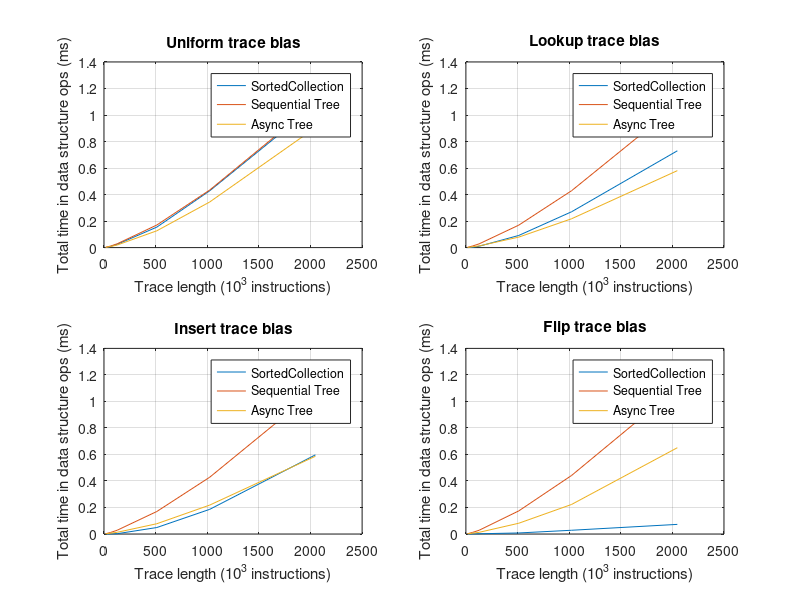

Write MATLAB code to recreate this figure. (Note: this script raises an error after producing the figure.)
% Make pretty plots of data
%
% 15-418 project
% Team Veggie Tales

%
% Load result sets
%
% results = csvread('results-ghc.csv');
results = csvread('results-laptop.csv');

tvt = csvread('treevtree.csv');

% Get data columns
SCTrial  = results(:,1);
SCOps    = results(:,2);
SCInsert = results(:,3);
SCLookup = results(:,4);
SCDelete = results(:,5);
RBTrial  = results(:,6);
RBOps    = results(:,7);
RBInsert = results(:,8);
RBLookup = results(:,9);
RBDelete = results(:,10);
ATTrial  = tvt(:,1);
ATOps    = tvt(:,2);
ATInsert = tvt(:,3);
ATLookup = tvt(:,4);
ATDelete = tvt(:,5);

%
% Get row indices for parameters
%

% Array versions
v4 = logical([ones(192,1); zeros(192*2,1)]);
v8 = logical([zeros(192,1); ones(192,1); zeros(192,1)]);
v9 = logical([zeros(192*2,1); ones(192,1)]);
% Trace runners
disk = logical(repmat([ones(96,1); zeros(96,1)],3,1));
mem  = logical(repmat([zeros(96,1); ones(96,1)],3,1));
% Lengths
l16k   = logical(repmat([ones(16,1); zeros(16*5,1)],6,1));
l64k   = logical(repmat([zeros(16,1); ones(16,1); zeros(16*4,1)],6,1));
l128k  = logical(repmat([zeros(16*2,1); ones(16,1); zeros(16*3,1)],6,1));
l512k  = logical(repmat([zeros(16*3,1); ones(16,1); zeros(16*2,1)],6,1));
l1024k = logical(repmat([zeros(16*4,1); ones(16,1); zeros(16,1)],6,1));
l2048k = logical(repmat([zeros(16*5,1); ones(16,1)],6,1));
% Biases
buniform = logical(repmat([ones(4,1); zeros(4*3,1)],36,1));
blookup  = logical(repmat([zeros(4,1); ones(4,1); zeros(4*2,1)],36,1));
binsert  = logical(repmat([zeros(4*2,1); ones(4,1); zeros(4,1)],36,1));
bburst   = logical(repmat([zeros(4*3,1); ones(4,1)],36,1));
% Delays
d100us = logical(repmat([1;0;0;0],144,1));
d500us = logical(repmat([0;1;0;0],144,1));
d1ms   = logical(repmat([0;0;1;0],144,1));
d5ms   = logical(repmat([0;0;0;1],144,1));

% Values for x axis
arrays = [1,2,3];
runners = [1,2];
lengths = [16,64,128,512,1024,2048];
biases = [1,2,3,4];
delays = [100,500,1000,5000];

%
% PLOTS WOOO
% 

%% [V9 Mem 5ms] Op time vs Trace Len for Trace Bias
figure;
subplot(2,2,1);
plot( ...
    lengths, SCOps(v9&mem&buniform&d5ms), ...
    lengths, RBOps(v9&mem&buniform&d5ms), ...
    lengths, ATOps(v4&mem&buniform&d5ms)  ...
);
title('Uniform trace bias');
legend('SortedCollection', 'Sequential Tree', 'Async Tree');
ylabel('Total time in data structure ops (ms)');
xlabel('Trace length (10^3 instructions)');
grid on;
subplot(2,2,2);
plot( ...
    lengths, SCOps(v9&mem&blookup&d5ms), ...
    lengths, RBOps(v9&mem&blookup&d5ms), ...
    lengths, ATOps(v4&mem&blookup&d5ms)  ...
);
title('Lookup trace bias');
legend('SortedCollection', 'Sequential Tree', 'Async Tree');
ylabel('Total time in data structure ops (ms)');
xlabel('Trace length (10^3 instructions)');
grid on;
subplot(2,2,3);
plot( ...
    lengths, SCOps(v9&mem&binsert&d5ms), ...
    lengths, RBOps(v9&mem&binsert&d5ms), ...
    lengths, ATOps(v4&mem&binsert&d5ms)  ...
);
title('Insert trace bias');
legend('SortedCollection', 'Sequential Tree', 'Async Tree');
ylabel('Total time in data structure ops (ms)');
xlabel('Trace length (10^3 instructions)');
grid on;
subplot(2,2,4);
plot( ...
    lengths, SCOps(v9&mem&bburst&d5ms), ...
    lengths, RBOps(v9&mem&bburst&d5ms), ...
    lengths, ATOps(v4&mem&bburst&d5ms)  ...
);
title('Flip trace bias');
legend('SortedCollection', 'Sequential Tree', 'Async Tree');
ylabel('Total time in data structure ops (ms)');
xlabel('Trace length (10^3 instructions)');
grid on;

suptitle('Data Structure Ops (Time)')
%% [V9 Mem 5ms] INSERT time vs Trace Len for Trace Bias
figure;
subplot(2,2,1);
plot( ...
    lengths, SCInsert(v9&mem&buniform&d5ms), ...
    lengths, RBInsert(v9&mem&buniform&d5ms), ...
    lengths, ATInsert(v4&mem&buniform&d5ms)  ...
);
title('Uniform trace bias');
legend('SortedCollection', 'Sequential Tree', 'Async Tree');
ylabel('Avg insert time (ms)');
xlabel('Trace length (10^3 instructions)');
grid on;
subplot(2,2,2);
plot( ...
    lengths, SCInsert(v9&mem&blookup&d5ms), ...
    lengths, RBInsert(v9&mem&blookup&d5ms), ...
    lengths, ATInsert(v4&mem&blookup&d5ms)  ...
);
title('Lookup trace bias');
legend('SortedCollection', 'Sequential Tree', 'Async Tree');
ylabel('Avg insert time (ms)');
xlabel('Trace length (10^3 instructions)');
grid on;
subplot(2,2,3);
plot( ...
    lengths, SCInsert(v9&mem&binsert&d5ms), ...
    lengths, RBInsert(v9&mem&binsert&d5ms), ...
    lengths, ATInsert(v4&mem&binsert&d5ms)  ...
);
title('Insert trace bias');
legend('SortedCollection', 'Sequential Tree', 'Async Tree');
ylabel('Avg insert time (ms)');
xlabel('Trace length (10^3 instructions)');
grid on;
subplot(2,2,4);
plot( ...
    lengths, SCInsert(v9&mem&bburst&d5ms), ...
    lengths, RBInsert(v9&mem&bburst&d5ms), ...
    lengths, ATInsert(v4&mem&bburst&d5ms)  ...
);
title('Flip trace bias');
legend('SortedCollection', 'Sequential Tree', 'Async Tree');
ylabel('Avg insert time (ms)');
xlabel('Trace length (10^3 instructions)');
grid on;

suptitle('Average Insert Time')
%% [V9 Mem 5ms] LOOKUP time vs Trace Len for Trace Bias
figure;
subplot(2,2,1);
plot( ...
    lengths, SCLookup(v9&mem&buniform&d5ms), ...
    lengths, RBLookup(v9&mem&buniform&d5ms), ...
    lengths, ATLookup(v4&mem&buniform&d5ms)  ...
);
title('Uniform trace bias');
legend('SortedCollection', 'Sequential Tree', 'Async Tree');
ylabel('Avg lookup time (ms)');
xlabel('Trace length (10^3 instructions)');
grid on;
subplot(2,2,2);
plot( ...
    lengths, SCLookup(v9&mem&blookup&d5ms), ...
    lengths, RBLookup(v9&mem&blookup&d5ms), ...
    lengths, ATLookup(v4&mem&blookup&d5ms)  ...
);
title('Lookup trace bias');
legend('SortedCollection', 'Sequential Tree', 'Async Tree');
ylabel('Avg lookup time (ms)');
xlabel('Trace length (10^3 instructions)');
grid on;
subplot(2,2,3);
plot( ...
    lengths, SCLookup(v9&mem&binsert&d5ms), ...
    lengths, RBLookup(v9&mem&binsert&d5ms), ...
    lengths, ATLookup(v4&mem&binsert&d5ms)  ...
);
title('Insert trace bias');
legend('SortedCollection', 'Sequential Tree', 'Async Tree');
ylabel('Avg lookup time (ms)');
xlabel('Trace length (10^3 instructions)');
grid on;
subplot(2,2,4);
plot( ...
    lengths, SCLookup(v9&mem&bburst&d5ms), ...
    lengths, RBLookup(v9&mem&bburst&d5ms), ...
    lengths, ATLookup(v4&mem&bburst&d5ms)  ...
);
title('Flip trace bias');
legend('SortedCollection', 'Sequential Tree', 'Async Tree');
ylabel('Avg lookup time (ms)');
xlabel('Trace length (10^3 instructions)');
grid on;

suptitle('Average Lookup Time');
%% [V9 Mem 5ms] DELETE time vs Trace Len for Trace Bias
figure;
subplot(2,2,1);
plot( ...
    lengths, SCDelete(v9&mem&buniform&d5ms), ...
    lengths, RBDelete(v9&mem&buniform&d5ms), ...
    lengths, ATDelete(v4&mem&buniform&d5ms)  ...
);
title('Uniform trace bias');
legend('SortedCollection', 'Sequential Tree', 'Async Tree');
ylabel('Avg delete time (ms)');
xlabel('Trace length (10^3 instructions)');
grid on;
subplot(2,2,2);
plot( ...
    lengths, SCDelete(v9&mem&blookup&d5ms), ...
    lengths, RBDelete(v9&mem&blookup&d5ms), ...
    lengths, ATDelete(v4&mem&blookup&d5ms)  ...
);
title('Lookup trace bias');
legend('SortedCollection', 'Sequential Tree', 'Async Tree');
ylabel('Avg delete time (ms)');
xlabel('Trace length (10^3 instructions)');
grid on;
subplot(2,2,3);
plot( ...
    lengths, SCDelete(v9&mem&binsert&d5ms), ...
    lengths, RBDelete(v9&mem&binsert&d5ms), ...
    lengths, ATDelete(v4&mem&binsert&d5ms)  ...
);
title('Insert trace bias');
legend('SortedCollection', 'Sequential Tree', 'Async Tree');
ylabel('Avg delete time (ms)');
xlabel('Trace length (10^3 instructions)');
grid on;
subplot(2,2,4);
plot( ...
    lengths, SCDelete(v9&mem&bburst&d5ms), ...
    lengths, RBDelete(v9&mem&bburst&d5ms), ...
    lengths, ATDelete(v4&mem&bburst&d5ms)  ...
);
title('Flip trace bias');
legend('SortedCollection', 'Sequential Tree', 'Async Tree');
ylabel('Avg delete time (ms)');
xlabel('Trace length (10^3 instructions)');
grid on;

suptitle('Average Delete Time');
%% V8 vs V9 (Op time vs Trace Len per Trace Bias)
figure;
subplot(2,2,1);
plot( ...
    lengths, SCOps(v8&mem&buniform&d5ms), ...
    lengths, SCOps(v9&mem&buniform&d5ms)  ...
);
title('Uniform trace bias');
legend('CustomArrayV8', 'CustomArrayV9');
ylabel('Total op time (ms)');
xlabel('Trace length (10^3 instructions)');
grid on;
subplot(2,2,2);
plot( ...
    lengths, SCOps(v8&mem&blookup&d5ms), ...
    lengths, SCOps(v9&mem&blookup&d5ms)  ...
);
title('Lookup trace bias');
legend('CustomArrayV8', 'CustomArrayV9');
ylabel('Total op time (ms)');
xlabel('Trace length (10^3 instructions)');
grid on;
subplot(2,2,3);
plot( ...
    lengths, SCOps(v8&mem&binsert&d5ms), ...
    lengths, SCOps(v9&mem&binsert&d5ms)  ...
);
title('Insert trace bias');
legend('CustomArrayV8', 'CustomArrayV9');
ylabel('Total op time (ms)');
xlabel('Trace length (10^3 instructions)');
grid on;
subplot(2,2,4);
plot( ...
    lengths, SCOps(v8&mem&bburst&d5ms), ...
    lengths, SCOps(v9&mem&bburst&d5ms)  ...
);
title('Flip trace bias');
legend('CustomArrayV8', 'CustomArrayV9');
ylabel('Total op time (ms)');
xlabel('Trace length (10^3 instructions)');
grid on;

